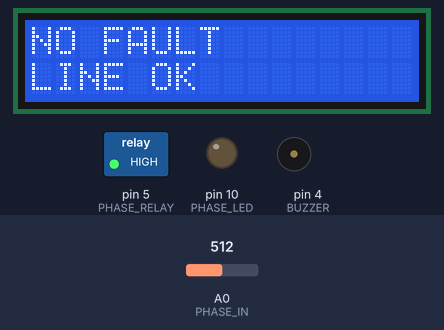
Simulated run of this sketch. Board: Arduino Uno, built with avr-gcc and run on an emulated ATmega328P. Shown: 16×2 character LCD, switched loads named in the sketch (green lamp = pin HIGH), output pins drawn as LEDs (lit = HIGH), buzzer (waves = sounding, pin HIGH). The inputs (shaded band) are chosen by the test bench; at power-on: A0 (PHASE_IN) = 512. What the sketch prints to the serial monitor is not drawn.

Above: at 2.7 s.
2.8 s: A0 (PHASE_IN) set to 55
4.3 s: A0 (PHASE_IN) set to 47
At 5.6 s:
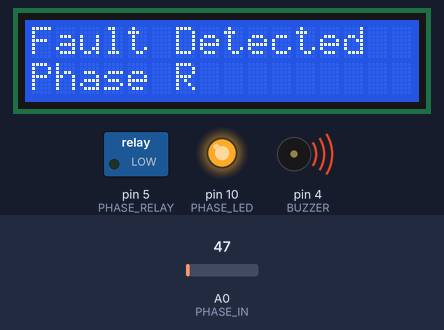
6.2 s: A0 (PHASE_IN) set to 122
At 6.7 s:
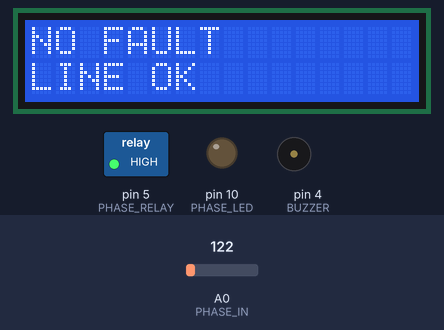
7.7 s: A0 (PHASE_IN) set to 40
At 8.8 s:
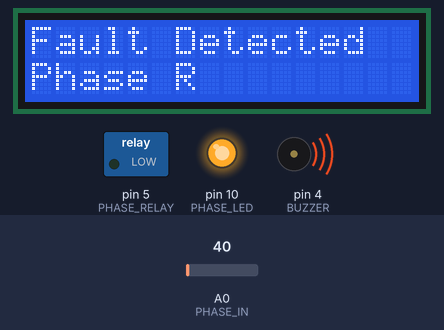
Timing chart, 0 to 10.3 s (numbered marks = the images above; inputs shaded):
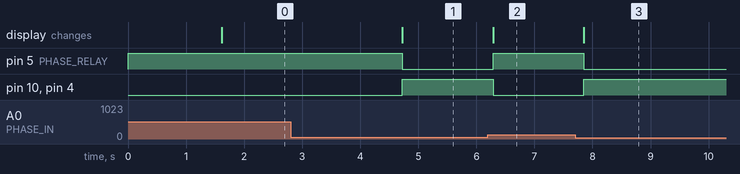

The sketch:

TRANSMISSION_LINE_FAULT_SINGLE_PHASE.ino
```cpp
#include <Arduino.h>
#include <Wire.h>
#include <LiquidCrystal_I2C.h>

// ---------- CONFIG ----------
const uint8_t PHASE_IN   = A0;
const uint8_t PHASE_LED  = 10;
const uint8_t PHASE_RELAY = 5;
const uint8_t BUZZER     = 4;

const int GND_THRESHOLD = 50;    // Line-Ground / Open fault
const int HIGH_THRESHOLD = 700;  // Short / abnormal fault

LiquidCrystal_I2C lcd(0x27, 16, 2);

// ---------- SETUP ----------
void setup() {
  Serial.begin(9600);
  Wire.begin();

  pinMode(PHASE_LED, OUTPUT);
  pinMode(PHASE_RELAY, OUTPUT);
  pinMode(BUZZER, OUTPUT);

  digitalWrite(PHASE_LED, LOW);
  digitalWrite(PHASE_RELAY, HIGH); // Relay OFF (active LOW)
  digitalWrite(BUZZER, LOW);

  lcd.init();
  lcd.backlight();
  lcd.clear();
  lcd.setCursor(0, 0);
  lcd.print("Single Phase");
  lcd.setCursor(0, 1);
  lcd.print("Fault System");
  delay(1500);
  lcd.clear();
}

// ---------- LOOP ----------
void loop() {
  int phaseVal = analogRead(PHASE_IN);

  Serial.print("ADC Value: ");
  Serial.println(phaseVal);

  lcd.clear();

  if (phaseVal < GND_THRESHOLD) {
    // LINE TO GROUND / OPEN FAULT
    lcd.print("Fault Detected");
    lcd.setCursor(0, 1);
    lcd.print("Phase R");

    digitalWrite(PHASE_LED, HIGH);
    digitalWrite(PHASE_RELAY, LOW);  // Trip
    digitalWrite(BUZZER, HIGH);
  }

  // else if (phaseVal > HIGH_THRESHOLD) {
  //   // SHORT / ABNORMAL FAULT
  //   lcd.print("SHORT FAULT");
  //   lcd.setCursor(0, 1);
  //   //lcd.print("Phase R");

  //   digitalWrite(PHASE_LED, HIGH);
  //   digitalWrite(PHASE_RELAY, LOW);  // Trip
  //   digitalWrite(BUZZER, HIGH);
  // }
  else {
    // NORMAL
    lcd.print("NO FAULT");
    lcd.setCursor(0, 1);
    lcd.print("LINE OK");

    digitalWrite(PHASE_LED, LOW);
    digitalWrite(PHASE_RELAY, HIGH);
    digitalWrite(BUZZER, LOW);
  }

  delay(500);
}
```

Measured:
- the behaviour switches between 50 and 49 on A0 (PHASE_IN) (found by bisection; images 0 and 1)
- after the input at 2.8 s, every drawn part: stays the same
- after the input at 4.3 s, pin 5 (PHASE_RELAY): HIGH → LOW after 0.43 s; pin 10 (PHASE_LED), pin 4 (BUZZER): LOW → HIGH after 0.43 s; the display: changes after 0.43 s (image 1)
- after the input at 6.2 s, pin 5 (PHASE_RELAY): LOW → HIGH after 0.09 s; pin 10 (PHASE_LED), pin 4 (BUZZER): HIGH → LOW after 0.09 s; the display: changes after 0.09 s (image 2)
- after the input at 7.7 s, pin 5 (PHASE_RELAY): HIGH → LOW after 0.15 s; pin 10 (PHASE_LED), pin 4 (BUZZER): LOW → HIGH after 0.15 s; the display: changes after 0.15 s (image 3)
